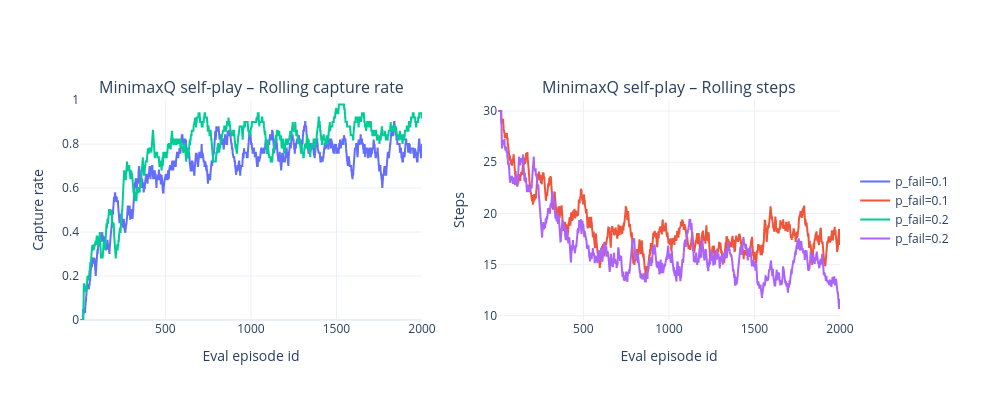

Notebook code cell kept with this figure:
### Markdown cell above
* Rolling capture rate and steps per eval episode for MinimaxQ vs MinimaxQ, indicating stability of the learned equilibrium at eval time.

### Code cell
run_mm = 'minimaxq_selfplay'
mm_ep = ep_df.loc[ep_df['run'] == run_mm]
if mm_ep.empty:
    print('No data for MinimaxQ self-play')
else:
    display(summary_seed_df.loc[summary_seed_df['run'] == run_mm])
    plot_run_trends(mm_ep, run=run_mm, window=ROLL_WINDOW, title_prefix='MinimaxQ self-play')

### Figure 1 — Plotly figure (JSON) as saved in the notebook; plotly's stock layout.template omitted (floating-point values rounded to 4 significant figures; data arrays with more than 128 entries replaced by an {"elided": "..."} marker saying what was removed)
{"data": [{"mode": "lines", "name": "p_fail=0.1", "type": "scatter", "x": {"elided": "2000 int values"}, "xaxis": "x", "y": {"elided": "2000 float values"}, "yaxis": "y"}, {"mode": "lines", "name": "p_fail=0.1", "type": "scatter", "x": {"elided": "2000 int values"}, "xaxis": "x2", "y": {"elided": "2000 float values"}, "yaxis": "y2"}, {"mode": "lines", "name": "p_fail=0.2", "type": "scatter", "x": {"elided": "2000 int values"}, "xaxis": "x", "y": {"elided": "2000 float values"}, "yaxis": "y"}, {"mode": "lines", "name": "p_fail=0.2", "type": "scatter", "x": {"elided": "2000 int values"}, "xaxis": "x2", "y": {"elided": "2000 float values"}, "yaxis": "y2"}], "layout": {"annotations": [{"font": {"size": 16}, "showarrow": false, "text": "MinimaxQ self-play – Rolling capture rate", "x": 0.225, "xanchor": "center", "xref": "paper", "y": 1, "yanchor": "bottom", "yref": "paper"}, {"font": {"size": 16}, "showarrow": false, "text": "MinimaxQ self-play – Rolling steps", "x": 0.775, "xanchor": "center", "xref": "paper", "y": 1, "yanchor": "bottom", "yref": "paper"}], "height": 400, "legend": {"orientation": "v", "x": 1.02, "y": 0.5, "yanchor": "middle"}, "margin": {"r": 160}, "width": 1000, "xaxis": {"anchor": "y", "domain": [0, 0.45], "title": {"text": "Eval episode id"}}, "xaxis2": {"anchor": "y2", "domain": [0.55, 1], "title": {"text": "Eval episode id"}}, "yaxis": {"anchor": "x", "domain": [0, 1], "range": [0, 1], "title": {"text": "Capture rate"}}, "yaxis2": {"anchor": "x2", "domain": [0, 1], "title": {"text": "Steps"}}}}
